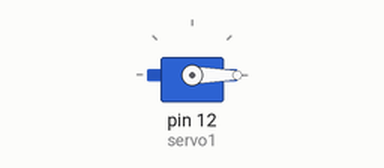
A sketch run on a simulated Arduino Uno, built with avr-gcc and run on an emulated ATmega328P. Shown: servo. What the sketch prints to the serial monitor is not drawn.

Above: at 0.05 s.
At 4.0 s:
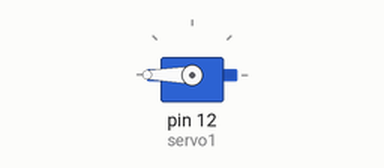
Timing chart, 0 to 5.2 s (numbered marks = the images above):
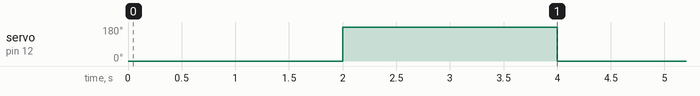

Measured:
- by itself, servo on pin 12 (servo1): alternates 180° for 2.0 s and 0° for 2.0 s

The sketch:

Servo_simple.ino
```cpp
#include <Servo.h>

Servo servo1;
//Servo servo2;

void setup()
{
  servo1.attach(12);
  Serial.begin(9600);
  Serial.println("Servo Beging");
}

void loop()
{
  Serial.println("Hello");
  servo1.write(0);
  delay(2000);
  servo1.write(180);
  delay(2000);

}
```
